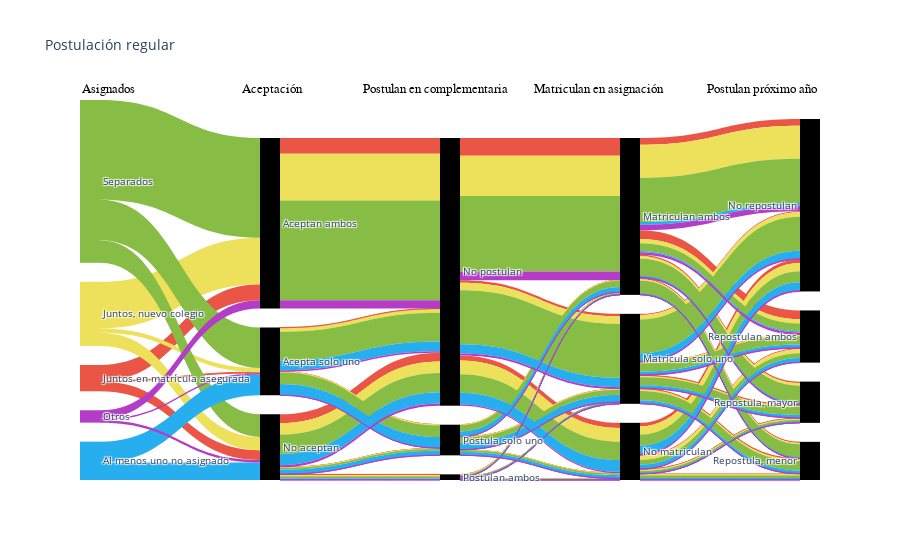

This figure's notebook cell:
### Markdown cell above
#### Postulan en bloque

### Code cell
data_flow = pd.read_csv("/Users/javieragazmuri/ConsiliumBots Dropbox/ConsiliumBots/Projects/Chile/Siblings/data/intermediate/flow_sankey_regular.csv")

data_flow['cohort'] = data_flow['group_2']

data_1 = data_flow.groupby(['cohort','group_2','cat_aceptan']).sum()['aux'].reset_index()
data_1.columns = ['cohort','origen','destino','valor']

data_2 = data_flow.groupby(['cohort','cat_aceptan','cat_post_comp']).sum()['aux'].reset_index()
data_2.columns = ['cohort','origen','destino','valor']

data_3 = data_flow.groupby(['cohort','cat_post_comp','cat_matricula']).sum()['aux'].reset_index()
data_3.columns = ['cohort','origen','destino','valor']

data_4 = data_flow.groupby(['cohort','cat_matricula','cat_postula_2022']).sum()['aux'].reset_index()
data_4.columns = ['cohort','origen','destino','valor']

data_appended = data_1.append(data_2).append(data_3).append(data_4).sort_values(['cohort','origen','destino'])

dict_color = {1:'rgb(234,85,69)',2:'rgb(237,225,91)',3:'rgb(135,188,69)',4:'rgb(39,174,239)', 5: 'rgb(179,61,198)'}

# {1:'rgb(234,85,69)',2:'rgb(237,225,91)',3:'rgb(135,188,69)',4:'rgb(39,174,239)', 5: 'rgb(179,61,198)'}

import plotly.graph_objects as go

fig = go.Figure(data=[go.Sankey(
node = dict(
 pad = 19,
 thickness = 20,
 line = dict( width = 0),
 color = ['red','rgb(234,85,69)','rgb(237,225,91)','rgb(135,188,69)','rgb(39,174,239)','rgb(179,61,198)'],
 label = ["fake","Juntos en matrícula asegurada", "Juntos, nuevo colegio", "Separados", "Al menos uno no asignado", "Otros", "Aceptan ambos", "Acepta solo uno", 
          "No aceptan", "Postulan ambos", "Postula solo uno", "No postulan", "Matriculan ambos", "Matricula solo uno", "No matriculan", 
          "Repostulan ambos", "Repostula, mayor", "Repostula, menor", "No repostulan"],),
link = dict(
 source = data_appended['origen'].to_list(),
 target = data_appended['destino'].to_list(),
 value = data_appended['valor'].to_list(),
 color = [dict_color[x] for x in data_appended['cohort'].to_list()]))])
#Adding a title & showing the figure (Optional)

for x_coordinate, column_name in enumerate(["Asignados","Aceptación","Postulan en complementaria", "Matriculan en asignación", "Postulan próximo año"]):
  fig.add_annotation(
          x=x_coordinate,
          y=1.05,
          xref="x",
          yref="paper",
          text=column_name,
          showarrow=False,
          font=dict(
              family="Courier New, monospace",
              size=13,
              color="black"
              ),
          align="center",
          )

fig.update_layout(
    title_text="Postulación regular",
    xaxis={
    'showgrid': False, # thin lines in the background
    'zeroline': False, # thick line at x=0
    'visible': False,  # numbers below
    },
    yaxis={
    'showgrid': False, # thin lines in the background
    'zeroline': False, # thick line at x=0
    'visible': False,  # numbers below
    }, plot_bgcolor='rgba(0,0,0,0)', font_size=10)
    
fig.show()

### Figure 1 — Plotly figure (JSON) as saved in the notebook; plotly's stock layout.template omitted (floating-point values rounded to 4 significant figures; data arrays with more than 128 entries replaced by an {"elided": "..."} marker saying what was removed)
{"data": [{"link": {"color": {"elided": "147 str values"}, "source": {"elided": "147 int values"}, "target": {"elided": "147 int values"}, "value": {"elided": "147 int values"}}, "node": {"color": ["red", "rgb(234,85,69)", "rgb(237,225,91)", "rgb(135,188,69)", "rgb(39,174,239)", "rgb(179,61,198)"], "label": ["fake", "Juntos en matrícula asegurada", "Juntos, nuevo colegio", "Separados", "Al menos uno no asignado", "Otros", "Aceptan ambos", "Acepta solo uno", "No aceptan", "Postulan ambos", "Postula solo uno", "No postulan", "Matriculan ambos", "Matricula solo uno", "No matriculan", "Repostulan ambos", "Repostula, mayor", "Repostula, menor", "No repostulan"], "line": {"width": 0}, "pad": 19, "thickness": 20}, "type": "sankey"}], "layout": {"annotations": [{"align": "center", "font": {"color": "black", "family": "Courier New, monospace", "size": 13}, "showarrow": false, "text": "Asignados", "x": 0, "xref": "x", "y": 1.05, "yref": "paper"}, {"align": "center", "font": {"color": "black", "family": "Courier New, monospace", "size": 13}, "showarrow": false, "text": "Aceptación", "x": 1, "xref": "x", "y": 1.05, "yref": "paper"}, {"align": "center", "font": {"color": "black", "family": "Courier New, monospace", "size": 13}, "showarrow": false, "text": "Postulan en complementaria", "x": 2, "xref": "x", "y": 1.05, "yref": "paper"}, {"align": "center", "font": {"color": "black", "family": "Courier New, monospace", "size": 13}, "showarrow": false, "text": "Matriculan en asignación", "x": 3, "xref": "x", "y": 1.05, "yref": "paper"}, {"align": "center", "font": {"color": "black", "family": "Courier New, monospace", "size": 13}, "showarrow": false, "text": "Postulan próximo año", "x": 4, "xref": "x", "y": 1.05, "yref": "paper"}], "font": {"size": 10}, "plot_bgcolor": "rgba(0,0,0,0)", "title": {"text": "Postulación regular"}, "xaxis": {"showgrid": false, "visible": false, "zeroline": false}, "yaxis": {"showgrid": false, "visible": false, "zeroline": false}}}
